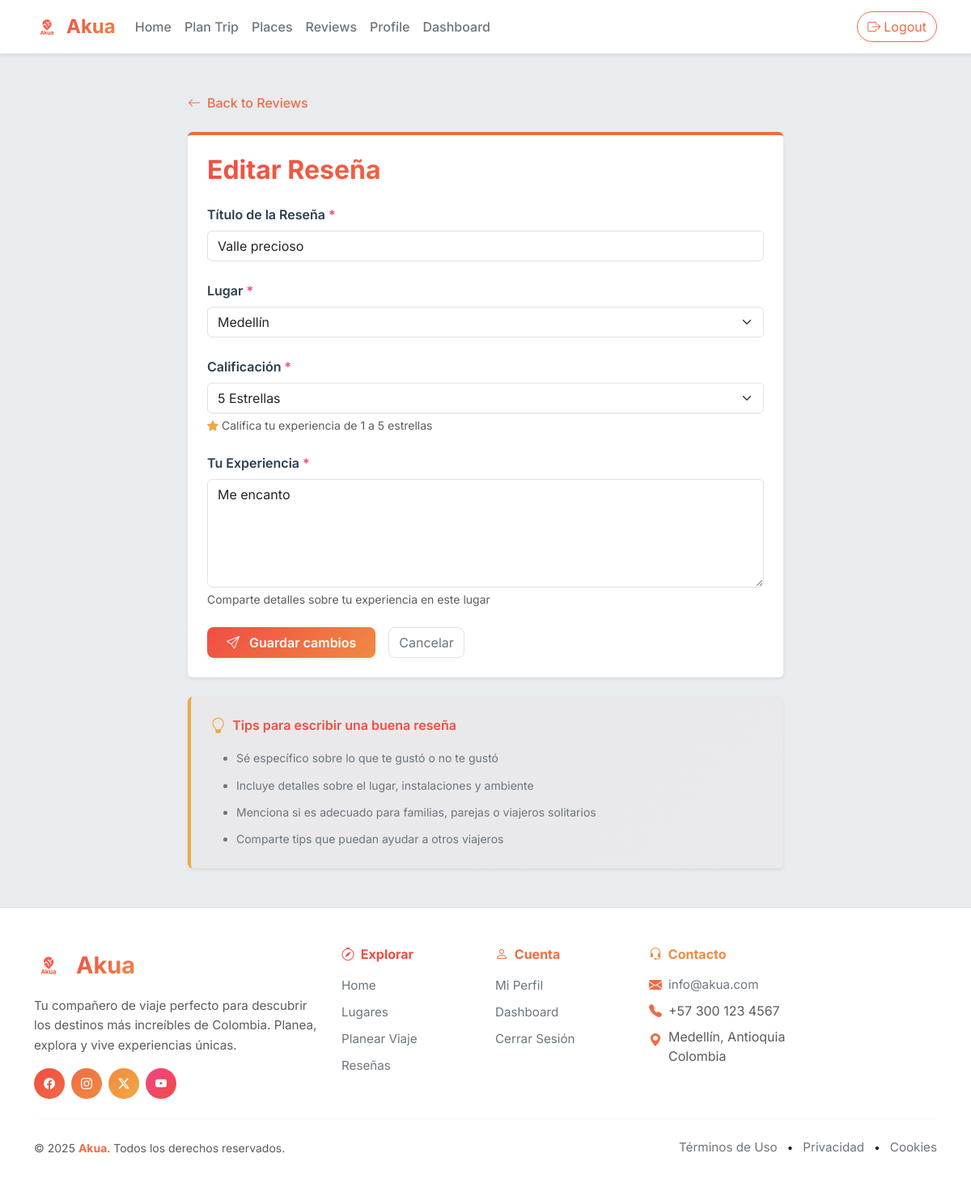
Page /reviews/6/edit/ (signed in) on the committed database.
### core/models.py (models this page shows, shortened)
class Review(models.Model):
    QUALIFICATION_CHOICES = [
        (1, '1 Estrella'),
        (2, '2 Estrellas'),
        (3, '3 Estrellas'),
        (4, '4 Estrellas'),
        (5, '5 Estrellas'),
    ]
    title = models.CharField(
        max_length=200,
        verbose_name="Título de la Reseña"
    )
    description = models.TextField(verbose_name="Descripción")
    qualification = models.IntegerField(
        choices=QUALIFICATION_CHOICES,
        verbose_name="Calificación"
    )
    user = models.ForeignKey(
        User,
        on_delete=models.CASCADE,
        related_name='reviews',
        verbose_name="Usuario"
    )
    place = models.ForeignKey(
        Place,
        on_delete=models.CASCADE,
        related_name='reviews',
        verbose_name="Lugar"
    )
    created_at = models.DateTimeField(auto_now_add=True)
    updated_at = models.DateTimeField(auto_now=True)
    class Meta:
        verbose_name = "Reseña"
        verbose_name_plural = "Reseñas"
        ordering = ['-created_at']

### core/views.py (the view)
# urls.py: path('reviews/<int:pk>/edit/', views.edit_review, name='edit_review'),
@login_required
def edit_review(request, pk):
    review = get_object_or_404(Review, pk=pk)
    if review.user != request.user:
        messages.error(request, "No tienes permiso para editar esta reseña.")
        return redirect('reviews')
    if request.method == 'POST':
        form = ReviewForm(request.POST, instance=review)
        if form.is_valid():
            form.save()
            new_rating = update_place_rating(review.place)
            messages.success(request, f"Reseña actualizada correctamente. Nuevo rating: {new_rating}/5.0 ⭐")
            return redirect('reviews')
    else:
        form = ReviewForm(instance=review)
    return render(request, 'core/write_review.html', {'form': form, 'editing': True})

### core/forms.py
class ReviewForm(forms.ModelForm):
    class Meta:
        model = Review
        fields = ['title', 'place', 'qualification', 'description']
        widgets = {
            'title': forms.TextInput(attrs={
                'class': 'form-control',
                'placeholder': 'Ej: Paradise Found in Colombia\'s Caribbean Coast'
            }),
            'place': forms.Select(attrs={
                'class': 'form-select'
            }),
            'qualification': forms.Select(attrs={
                'class': 'form-select'
            }),
            'description': forms.Textarea(attrs={
                'class': 'form-control',
                'rows': 5,
                'placeholder': 'Comparte tu experiencia en este lugar...'
            }),
        }
        labels = {
            'title': 'Título de la Reseña',
            'place': 'Lugar',
            'qualification': 'Calificación',
            'description': 'Tu Experiencia'
        }

### core/models.py (called while the page is built)
    def __str__(self):
        return self.name

### core/templates/core/write_review.html (shortened to what this page needs)
    {% extends "core/base.html" %}
    {% load static %}
    {% block content %}
    <div class="container my-5">
        <div class="row justify-content-center">
            <div class="col-lg-8">
                <div class="mb-4">
                    <a href="{% url 'reviews' %}" class="text-decoration-none d-inline-flex align-items-center" style="
                        color: #F06B43;
                        font-weight: 500;
                        transition: color 0.2s;
                    ">
                        <i class="bi bi-arrow-left me-2"></i>Back to Reviews
                    </a>
                </div>
                <div class="card border-0 shadow-sm" style="border-top: 4px solid #F06B43 !important;">
                    <div class="card-body p-4">
                        <h2 class="fw-bold mb-4" style="
                            background: linear-gradient(135deg, #F04D43 0%, #F06B43 50%, #F08A43 100%);
                            -webkit-background-clip: text;
                            -webkit-text-fill-color: transparent;
                            background-clip: text;
                        ">{% if editing or form.instance.pk %}Editar Reseña{% else %}Write a Review{% endif %}</h2>
                        <form method="post"
                            action="{% if editing or form.instance.pk %}{% url 'edit_review' form.instance.pk %}{% else %}{% url 'write_review' %}{% endif %}">
                            <div class="mb-4">
                                <label for="{{ form.title.id_for_label }}" class="form-label fw-semibold"
                                    style="color: #2c3e50;">
                                    Título de la Reseña
                                    <span style="color: #F04388;">*</span>
                                </label>
                                {{ form.title }}
                            </div>
                            <div class="mb-4">
                                <label for="{{ form.place.id_for_label }}" class="form-label fw-semibold"
                                    style="color: #2c3e50;">
                                    Lugar
                                    <span style="color: #F04388;">*</span>
                                </label>
                                {{ form.place }}
                            </div>
                            <div class="mb-4">
                                <label for="{{ form.qualification.id_for_label }}" class="form-label fw-semibold"
                                    style="color: #2c3e50;">
                                    Calificación
                                    <span style="color: #F04388;">*</span>
                                </label>
                                {{ form.qualification }}
                                <div class="form-text">
                                    <i class="bi bi-star-fill" style="color: #F0A843;"></i>
                                    Califica tu experiencia de 1 a 5 estrellas
                                </div>
                            </div>
                            <div class="mb-4">
                                <label for="{{ form.description.id_for_label }}" class="form-label fw-semibold"
                                    style="color: #2c3e50;">
                                    Tu Experiencia
                                    <span style="color: #F04388;">*</span>
                                </label>
                                {{ form.description }}
                                <div class="form-text">
                                    Comparte detalles sobre tu experiencia en este lugar
                                </div>
                            </div>
                            <div class="d-flex gap-3">
                                <button type="submit" class="btn btn-akua rounded-3 fw-semibold px-4 shadow-sm">
                                    {% if editing or form.instance.pk %}
                                    <i class="bi bi-send me-2"></i> Guardar cambios
                                    {% else %}
                                    <i class="bi bi-send me-2"></i> Publicar Reseña
                                    {% endif %}
                                </button>
                                <a href="{% url 'reviews' %}" class="btn btn-outline-secondary rounded-3" style="
                                    border-color: #dee2e6;
                                    color: #6c757d;
                                ">
                                    Cancelar
                                </a>
                            </div>
                        </form>
                    </div>
                </div>
                <div class="mt-4 p-4 card border-0 shadow-sm" style="
                    background: linear-gradient(135deg, rgba(240, 107, 67, 0.03), rgba(240, 169, 147, 0.03));
                    border-left: 4px solid #F0A843 !important;
                ">
                    <h6 class="fw-semibold mb-3 d-flex align-items-center" style="color: #F04D43;">
                        <i class="bi bi-lightbulb me-2" style="color: #F0A843; font-size: 1.2rem;"></i>
                        Tips para escribir una buena reseña
                    </h6>
                    <ul class="small text-secondary mb-0" style="line-height: 1.8;">
                        <li class="mb-2">Sé específico sobre lo que te gustó o no te gustó</li>
                        <li class="mb-2">Incluye detalles sobre el lugar, instalaciones y ambiente</li>
                        <li class="mb-2">Menciona si es adecuado para familias, parejas o viajeros solitarios</li>
                        <li>Comparte tips que puedan ayudar a otros viajeros</li>
                    </ul>
                </div>
            </div>
        </div>
    </div>
    {% endblock %}

### core/static/core/css/theme.css (style rules this page uses)
:root { --akua-orange:#f97316; --akua-orange-dark:#ea580c; --akua-pink:#ff1e8a; }
body { font-feature-settings:'ss01' on,'cv01' on }
.btn-akua { color:#fff;background:var(--akua-orange);border:0 }

### core/templates/core/base.html (style rules this page uses)
body { font-family: 'Inter', ui-sans-serif, system-ui, -apple-system, 'Segoe UI', Roboto, sans-serif; display: flex; flex-direction: column; min-height: 100vh; }
:root { --akua-primary: #F06B43; --akua-primary-dark: #F04D43; --akua-primary-light: #F08A43; --akua-accent: #F04388; --akua-accent-light: #F0A993; --akua-gold: #F0A843; }
.btn-akua { background: linear-gradient(135deg, var(--akua-primary-dark) 0%, var(--akua-primary) 50%, var(--akua-primary-light) 100%); color: white; border: none; font-weight: 600; transition: all 0.3s ease; }
a { color: var(--akua-primary); text-decoration: none; transition: color 0.2s ease; }

### core/templates/core/partials/footer.html (style rules this page uses)
body { display: flex; flex-direction: column; min-height: 100vh; }

### rows in the picture
Review: title "Valle precioso", place "Medellín", qualification "5 Estrellas", description "Me encanto"
